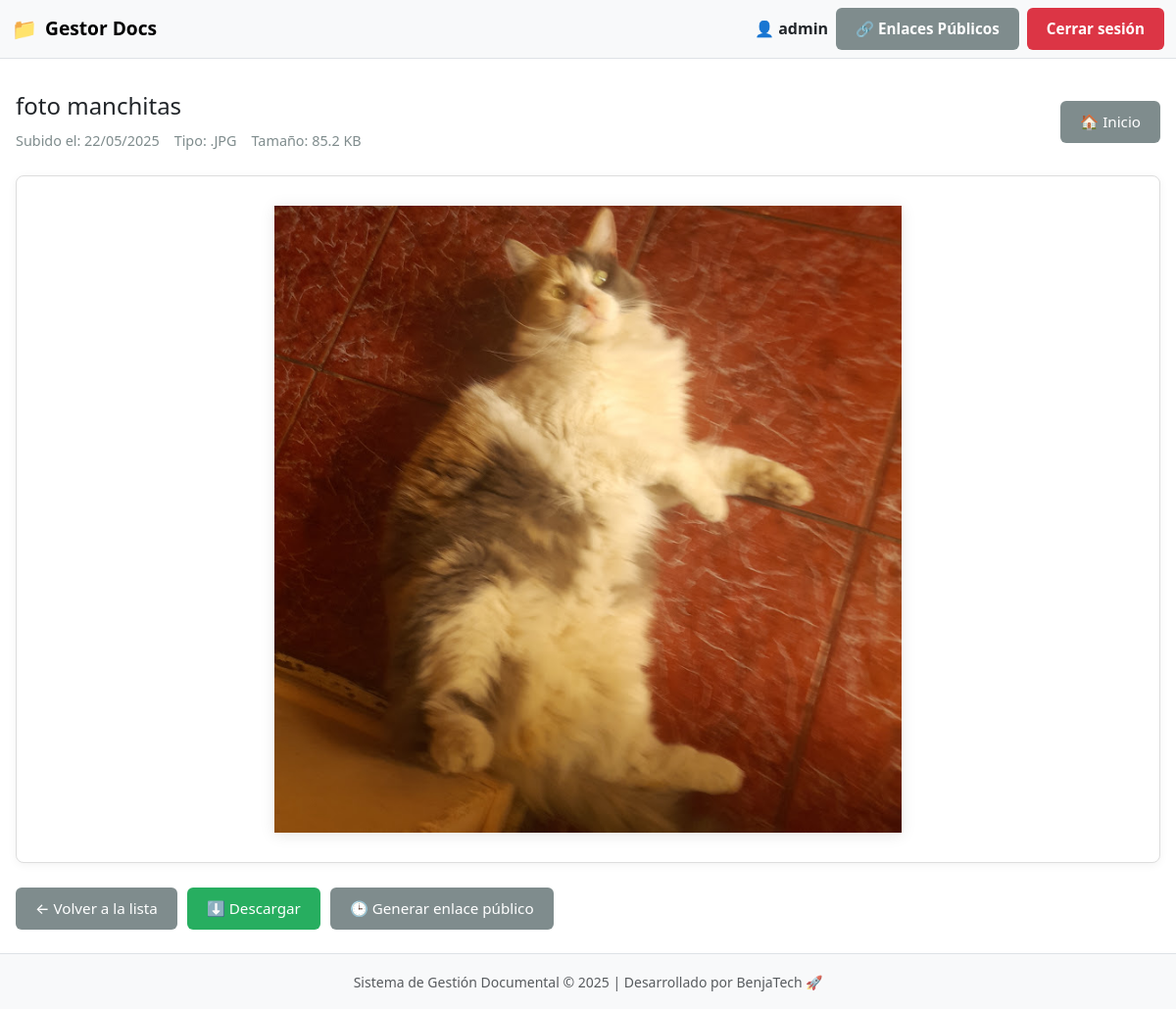
/previsualizar/17/ (signed in), run on the app's committed database.
### documentos/models.py (models this page shows, shortened)
class Documento(models.Model):
    nombre = models.CharField(max_length=200)
    archivo = models.FileField(upload_to='documentos/')
    etiquetas = models.CharField(max_length=100, blank=True)
    fecha_subida = models.DateTimeField(auto_now_add=True)
    usuario = models.ForeignKey(User, on_delete=models.CASCADE)
    enlace_publico = models.UUIDField(default=uuid.uuid4, unique=True, editable=False, null=True, blank=True)
    expiracion_enlace = models.DateTimeField(blank=True, null=True)
    fecha_expiracion = models.DateTimeField(null=True, blank=True)
    activo = models.BooleanField(default=True)

### documentos/views.py (the view)
# urls.py: path('previsualizar/<int:documento_id>/', views.previsualizar_documento, name='previsualizar'),
@login_required
def previsualizar_documento(request, documento_id):
    documento = get_object_or_404(Documento, id=documento_id)
    if not request.user.is_superuser and documento.usuario != request.user:
        return render(request, 'documentos/403.html', status=403)
    mimetype, _ = mimetypes.guess_type(documento.archivo.url)
    es_pdf = mimetype == 'application/pdf'
    es_imagen = mimetype and mimetype.startswith('image/')
    es_video = mimetype and mimetype.startswith('video/')
    return render(request, 'documentos/previsualizar.html', {
        'documento': documento,
        'es_pdf': es_pdf,
        'es_imagen': es_imagen,
        'es_video': es_video,
    })

### documentos/templates/documentos/previsualizar.html (shortened to what this page needs)
{% extends 'documentos/base.html' %}
{% load static %}
{% load etiquetas_tags %}
{% block content %}
<div class="header">
  <div>
    <h1 class="h4">{{ documento.nombre }}</h1>
    <div class="document-meta">
      <span>Subido el: {{ documento.fecha_subida|date:"d/m/Y" }}</span>
      <span>Tipo: {{ documento.archivo.name|slice:"-4:"|upper }}</span>
      <span>Tamaño: {{ documento.archivo.size|filesizeformat }}</span>
    </div>
  </div>
  <a href="{% url 'documentos:home' %}" class="btn btn-secondary">🏠 Inicio</a>
</div>
{% if es_pdf %}
  <div class="viewer-container">
    <p>Este archivo es un PDF. Puedes abrirlo en una nueva pestaña para visualizarlo:</p>
    <a href="{{ documento.archivo.url }}" target="_blank" class="btn btn-primary">📄 Ver documento en pestaña nueva</a>
  </div>
{% elif es_imagen %}
  <div class="viewer-container text-center">
    <img src="{{ documento.archivo.url }}" alt="{{ documento.nombre }}" class="document-image img-fluid">
  </div>
{% endif %}
<div class="actions">
  <a href="{% url 'documentos:lista' %}" class="btn btn-secondary">← Volver a la lista</a>
  <a href="{{ documento.archivo.url }}" download class="btn btn-success">⬇️ Descargar</a>
  <a href="{% url 'documentos:generar_enlace' doc_id=documento.id %}" class="btn btn-secondary">
    🕒 Generar enlace público
  </a>
</div>
{% endblock %}

### documentos/templates/documentos/base.html (shortened to what this page needs)
{% load static %}
<!DOCTYPE html>
<html lang="es">
<head>
    <link href="https://cdn.jsdelivr.net/npm/bootstrap@5.3.2/dist/css/bootstrap.min.css" rel="stylesheet">
    <link href="https://cdn.jsdelivr.net/npm/bootstrap-icons@1.10.5/font/bootstrap-icons.css" rel="stylesheet">
</head>
<body class="d-flex flex-column min-vh-100">
<nav class="navbar navbar-expand-lg navbar-light bg-light border-bottom fixed-top">
  <div class="container-fluid">
    <a class="navbar-brand d-flex align-items-center" href="{% url 'documentos:home' %}">
        <span style="font-size: 1.3rem;">📁</span>
        <span class="ms-2">Gestor Docs</span>
    </a>
    <div class="collapse navbar-collapse justify-content-end" id="navbarContenido">
      {% if user.is_authenticated %}
        <div class="d-lg-flex align-items-center gap-2 nav-mobile-group mt-2 mt-lg-0">
          <span class="fw-semibold text-dark">👤 {{ user.username }}</span>
          <a href="{% url 'documentos:mis_enlaces' %}" class="btn btn-secondary btn-sm fw-semibold">
            🔗 Enlaces Públicos
          </a>
          <form method="post" action="{% url 'logout' %}" class="d-inline">
            <button type="submit" class="btn btn-danger btn-sm fw-semibold">Cerrar sesión</button>
          </form>
        </div>
      {% else %}
        <div class="d-lg-flex align-items-center gap-2 nav-mobile-group mt-2 mt-lg-0">
          <a href="{% url 'login' %}" class="btn btn-primary btn-sm">Iniciar sesión</a>
          <a href="{% url 'documentos:registrar' %}" class="btn btn-success btn-sm">Registrarse</a>
        </div>
      {% endif %}
    </div>
  </div>
</nav>
<div class="container-fluid px-3 my-4 flex-grow-1">
  {% block content %}
  {% endblock %}
</div>
<footer class="bg-light text-center text-muted py-3 border-top mt-auto">
  <div class="container">
    <small>
      Sistema de Gestión Documental © {% now "Y" %} | Desarrollado por BenjaTech 🚀
    </small>
  </div>
</footer>
</body>
</html>

### documentos/templates/documentos/base.html (style rules this page uses)
body { padding-top: 70px; }
.navbar-brand span { font-weight: bold; font-size: 1.2rem; }

### documentos/templates/documentos/previsualizar.html (style rules this page uses)
.header { display: flex; justify-content: space-between; align-items: center; flex-wrap: wrap; margin-bottom: 25px; gap: 15px; }
.document-meta { display: flex; flex-wrap: wrap; gap: 15px; font-size: 0.9rem; color: #7f8c8d; margin-top: 10px; }
.viewer-container { margin: 25px 0; border: 1px solid #ddd; border-radius: 8px; overflow: hidden; background: white; box-shadow: 0 2px 10px rgba(0,0,0,0.05); padding: 30px; text-align: center; }
.document-image { max-width: 100%; max-height: 80vh; display: block; margin: 0 auto; box-shadow: 0 2px 15px rgba(0,0,0,0.1); }
.actions { display: flex; gap: 10px; margin-top: 25px; flex-wrap: wrap; }
.btn { display: inline-flex; align-items: center; gap: 8px; padding: 10px 20px; color: white; text-decoration: none; border-radius: 6px; font-weight: 500; transition: all 0.3s ease; border: none; cursor: pointer; font-size: 0.95rem; }
.btn-success { background-color: #27ae60; }
.btn-secondary { background-color: #7f8c8d; }

### data on the page
Documento: nombre "foto manchitas", fecha_subida "22/05/2025", archivo.name ".JPG", archivo.size|filesizeformat "85.2 KB", archivo (picture)

### other printed values
{{ user.username }} "admin"
